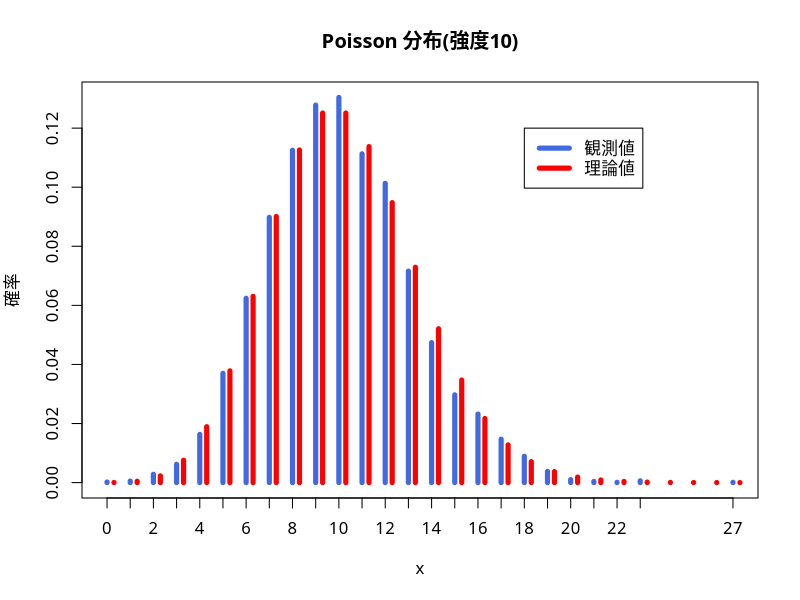

Generate this figure with R:
par(family = "HiraginoSans-W4") # 文字化け回避
# ポアソン分布:所与の時間中に平均で λ 回発生する事象がちょうど k 回（k は非負の整数）発生する確率
# rpois(n, lambda):強度 lambda の Poisson 分布に従う乱数をn個生成
set.seed(12345)
rpois(10, 1)
rpois(20, 10)

# 統計的性質の確認
lambda <- 10
x <- rpois(10000, lambda)
mean(x) # lambda = 10 に近い(大数の法則)
(A <- table(x)/10000) # 出現確率毎の表(度数分布表)
plot(A, type = "h", lwd = 5, col = "royalblue", ylab = "確率",
     main = paste0("Poisson 分布(強度", lambda, ")"))
lines(min(x):max(x) + 0.3, dpois(min(x):max(x), lambda),
      type = "h", col = "red", lwd = 5) # 理論上の出現確率
legend(18, 0.12, legend = c("観測値", "理論値"),
       col = c("royalblue", "red"), lwd = 5) # 凡例を作成

